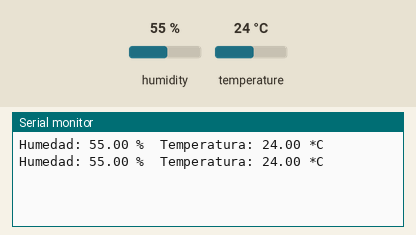
Bench run of a program on a simulated ESP32. Shown: the last lines printed to the serial monitor. The test bench sets the inputs (shaded band); at power-on: humidity 55 %, temperature 24 °C.

Above: at 4.8 s.
4.9 s: humidity set to 22 %
At 6.5 s:
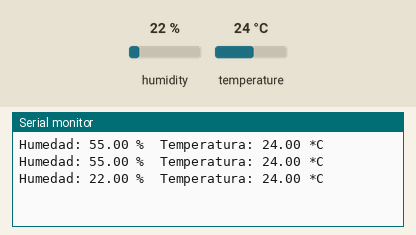
7.9 s: temperature set to 12 °C
At 8.9 s:
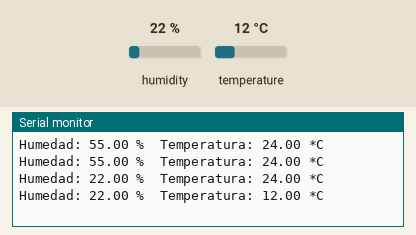
10.9 s: humidity set to 40 %
At 12.5 s:
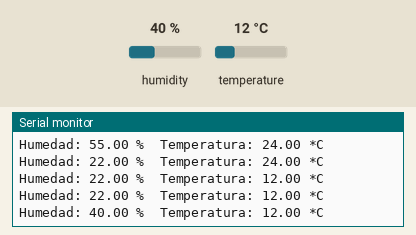
Timing chart, 0 to 14.0 s (numbered marks = the images above; inputs shaded):
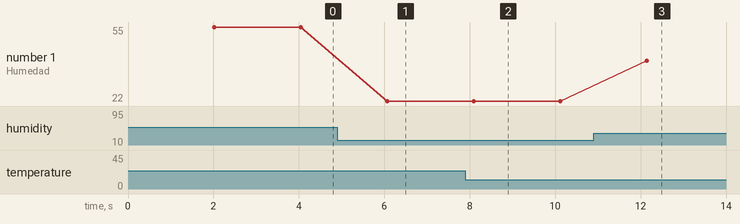

Measured:
- after the input at 4.9 s, the serial monitor: prints a new line after 1.2 s (image 1)
- after the input at 7.9 s, the serial monitor: prints a new line after 0.19 s (image 2)
- after the input at 10.9 s, the serial monitor: prints a new line after 1.2 s (image 3)
- plotted number 1: 55 → 22 after the input at 4.9 s, 22 → 40 after the input at 10.9 s

The program:

main.cpp
```cpp
// Lenguaje: C++ (Arduino)
#include <Adafruit_Sensor.h>
#include <DHT.h>

// Definir el pin al que está conectado el sensor DHT11
#define DHTPIN 15

// Definir el tipo de sensor DHT
#define DHTTYPE DHT11

// Crear una instancia del sensor DHT
DHT dht(DHTPIN, DHTTYPE);

void setup() {
  // Iniciar la comunicación serie
  Serial.begin(115200);

  // Iniciar el sensor DHT
  dht.begin();
}

void loop() {
  // Esperar 2 segundos entre lecturas
  delay(2000);

  // Leer la humedad
  float h = dht.readHumidity();
  // Leer la temperatura en grados Celsius
  float t = dht.readTemperature();

  // Verificar si alguna lectura falló
  if (isnan(h) || isnan(t)) {
    Serial.println("Error al leer del sensor DHT!");
    return;
  }

  // Imprimir los valores leídos en el monitor serie
  Serial.print("Humedad: ");
  Serial.print(h);
  Serial.print(" %\t");
  Serial.print("Temperatura: ");
  Serial.print(t);
  Serial.println(" *C");
}
```
